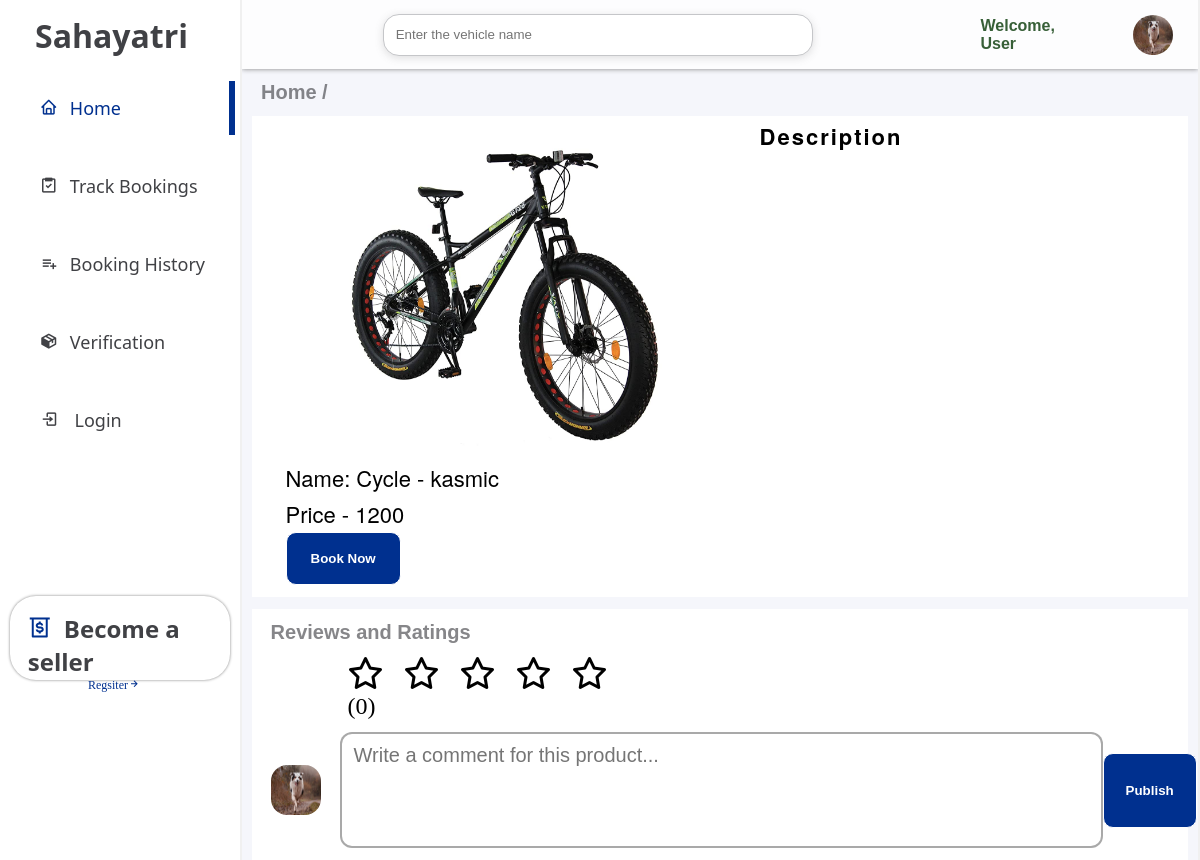
The page /sahafront/reserve.php?vehicle=15 on the database its author committed.
### tables this page shows
CREATE TABLE `vehicles` (
  `id` int(11) NOT NULL,
  `user_id` int(100) NOT NULL,
  `booked` varchar(100) NOT NULL,
  `fromdate` date DEFAULT NULL,
  `todate` date DEFAULT NULL,
  `seller_id` int(100) NOT NULL,
  `img` varchar(255) DEFAULT NULL,
  `vehiclename` varchar(100) DEFAULT NULL,
  `model` varchar(50) DEFAULT NULL,
  `color` varchar(100) NOT NULL,
  `mileage` int(100) NOT NULL,
  `price` int(11) DEFAULT NULL,
  `km` int(100) NOT NULL,
  `registration` varchar(100) NOT NULL,
  `description` varchar(255) NOT NULL,
  `rating_counts` float NOT NULL
);

### sahafront/reserve.php (the view, shortened to what this page needs)
<?php
include 'db.php';
?>
<!DOCTYPE html>
<html lang="en">
<head>
    <link href='https://unpkg.com/boxicons@2.1.4/css/boxicons.min.css' rel='stylesheet'>
    <link rel="stylesheet" href="https://cdnjs.cloudflare.com/ajax/libs/font-awesome/6.3.0/css/all.min.css">
    <link rel="stylesheet" href="style/style.css">
    <link rel="stylesheet" href="style/res.css">
</head>
<body>
    <div class="container">
        <div class="sidebar">
            <h1>Sahayatri</h1>
            <ul>
                <a href="index.php">
                    <li id="active"><i class='bx bx-home'></i>Home</li>
                </a>
                <a href="track_bookings.php">
                    <li><i class='bx bx-task'></i>Track Bookings</li>
                </a>
                <a href="booking_history.php">
                    <li><i class='bx bx-list-plus'></i>Booking History</li>
                </a>
                <a href="services.php">
                    <li><i class='bx bxs-package'></i>Verification</li>
                </a>
                <a href="<?php if (isset($_SESSION["loggedin"]) && $_SESSION["loggedin"] === true) {
                    echo "profile.php";
                } else {
                    echo "sahaback/login.php";
                } ?>">
                    <li><i class='bx bx-log-in'></i>
                        <?php if (isset($_SESSION["loggedin"]) && $_SESSION["loggedin"] === true) {
                            echo "Profile";
                        } else {
                            echo "Login";
                        } ?>
                    </li>
                </a>
            </ul>
            <div class="seller">
                <h1><i class='bx bx-money-withdraw'></i>Become a seller</h1>
                <a href="../seller/registration.php">
                    <p>Regsiter<i class='bx bx-right-arrow-alt'></i></p>
                </a>
            </div>
        </div>
        <div class="main">
            <div class="vehicle">
                <div class="nav_search">
                    <div class="search">
                        <input id="search" type="text" placeholder="Enter the vehicle name">
                        <a href="#">
                            <div class="search_icon">
                                <box-icon name='search'></box-icon>
                            </div>
                        </a>
                    </div>
                    <p>Welcome,
                        <?php if (isset($_SESSION["User_firstname"])) {
                            echo $_SESSION["User_firstname"];
                        } else {
                            echo "User";
                        } ?>
                    </p>
                    <div class="profile_image">
                        <img height="40px" width="40px" src="profile.jpg" alt="">
                    </div>
                </div>
                <h1>Home /</h1>
                <div class="vehicle_info">
                    <?php
                    $veh_id = $_GET['vehicle'];
                    $query = "SELECT * FROM vehicles WHERE id='$veh_id'";
                    $result = $conn->query($query);
                    if ($result->num_rows > 0) {
                        while ($row = $result->fetch_assoc()) {
                            echo "<div class='reserve_info'>";
                            echo "<img id='reserve_img' height='320px' width='430px' src='sahaback/" . $row['img'] . "' alt='img here'>";
                            echo "<h2> Name: " . $row['vehiclename'] . " - " . $row['model'] . "<h2>";
                            echo "<p>Price - " . $row['price'] . "</p>";
                            if ($row['booked'] == true) {
                                echo "<h3 style='color: green;'>Booked from " . $row['fromdate'] . " to " . $row['todate'] . "";
                                echo "<button class='side-panel-toggle' type='button' id='reserve_btn'> Book Now</button>";
                                $booked = 'true';
                            } else {
                                echo "<button class='side-panel-toggle' type='button' id='reserve_btn'> Book Now</button>";
                            }
                            echo "</div>";
                            echo "<div class='reserve_desp'>";
                            echo "<div id='desp'><h3>Description</h3>";
                            echo "<p>" . $row['description'] . "</p></div>";
                            echo "</div>";
                        }
                    } ?>
                </div>
                <div class="review_ratings">
                    <div class="main_reviews">
                        <h1>Reviews and Ratings</h1>
                        <div class="rating-wrapper" data-id="raiders">
                            <div class="star-wrapper">
                                <i class="fa-regular fa-star"></i>
                                <i class="fa-regular fa-star"></i>
                                <i class="fa-regular fa-star"></i>
                                <i class="fa-regular fa-star"></i>
                                <i class="fa-regular fa-star"></i>
                            </div>
                            <div id="rating_counter">
                                <?php $sql_count = "SELECT rating_counts FROM vehicles WHERE id='$veh_id'";
                                $result = $conn->query($sql_count);
                                if ($result->num_rows > 0) {
                                    $row = $result->fetch_assoc();
                                    echo "(" . $row["rating_counts"] . ")";
                                } else {
                                    echo "(0)";
                                } ?>
                            </div>
                        </div>
                        <div class="comment_main">
                            <div class="profile_image_cmt">
                                <img height="50px" width="50px" src="profile.jpg" alt="">
                            </div>
                            <textarea name="" id="comment" cols="60" rows="4"
                                placeholder="Write a comment for this product..."></textarea>
                            <button class='side-panel-toggle' type='button' id='reserve_btn_ratings'> Publish</button>
                        </div>
                    </div>
                </div>
            </div>
        </div>
    </div>
</body>
</html>

### sahafront/style/style.css (style rules this page uses)
* { margin: 0; padding: 0; }
i { margin-right: 12px; }
#search { width: 60%; height: 40px; border-radius: 16px 16px 16px 16px; box-shadow: rgba(99, 99, 99, 0.2) 0px 2px 8px 0px; border: 1px solid #c5c6c9; padding-left: 12px; margin-left: 12px; }
.search { display: flex; flex-direction: row; justify-content: center; align-items: center; gap: 20px; width: 80%; margin: 0; }
.profile_image { cursor: pointer; }
.nav_search { display: flex; flex-direction: row; align-items: center; justify-content: center; gap: 20px; background-color: #ffffffc7; box-shadow: 0px 0px 5px 0px gray; padding: 10px 25px; }
.nav_search p { color: rgba(19, 66, 19, 0.849); margin-top: auto; margin-bottom: auto; font-weight: 600; font-family: 'Franklin Gothic Medium', 'Arial Narrow', Arial, sans-serif; }
.nav_search img { border-radius: 50%; margin-left: 23px; margin-top: 5px; }
.container { display: grid; grid-template-columns: 1fr 4fr; height: 100vh; }
.sidebar { color: #404145; }
.sidebar ul { text-align: left; width: 96%; margin-left: auto; margin-right: auto; }
.sidebar ul a { color: #404145; text-decoration: none; }
.sidebar h1 { color: #404145; text-align: left; margin-top: 14px; font-family: 'Segoe UI', Tahoma, Geneva, Verdana, sans-serif; width: 96%; margin-left: 35px; }
.sidebar li { list-style: none; font-size: 18px; margin-top: 24px; margin-left: 35px; font-family: 'Segoe UI', Tahoma, Geneva, Verdana, sans-serif; padding-top: 15px; padding-bottom: 15px; }
.seller { margin-bottom: auto; display: block; margin-top: 62%; font-size: 12px; margin-left: auto; margin-right: auto; background-color: white; box-shadow: 0px 0px 3px 0px gray; height: 80px; width: 80%; padding: 2px 14px; border-radius: 26px; cursor: pointer; }
.seller h1 { margin-left: auto; margin-right: auto; cursor: pointer; }
.seller h1 i { color: #00308F; }
.seller a { display: block; text-decoration: none; font-size: 12px; }
.seller a p { text-align: center; color: #00308F; }
#active { color: #00308F; border-right: 6px solid #00308F ; }
.main { overflow-y: scroll; border-right: 2px solid #F0F0F0; border-left: 2px solid #F0F0F0; background-color: #f5f6fb; }
.vehicle { width: 100%; height: 100vh; margin-left: auto; margin-right: auto; }
.vehicle h1 { font-family: 'Segoe UI', Tahoma, Geneva, Verdana, sans-serif; color: #404145a2; font-family: 'Franklin Gothic Medium', 'Arial Narrow', Arial, sans-serif; margin-top: 12px; margin-bottom: 12px; margin-left: 19px; font-size: 20px; }
.vehicle_info { display: grid; grid-template-columns: repeat(3,1fr); gap: 10px; background-color: white; width: 98%; margin-left: auto; margin-right: auto; }

### rows shown on the page
vehicles: img (picture), vehiclename "Cycle", model "kasmic", price "1200", booked "Book Now", rating_counts "0"
